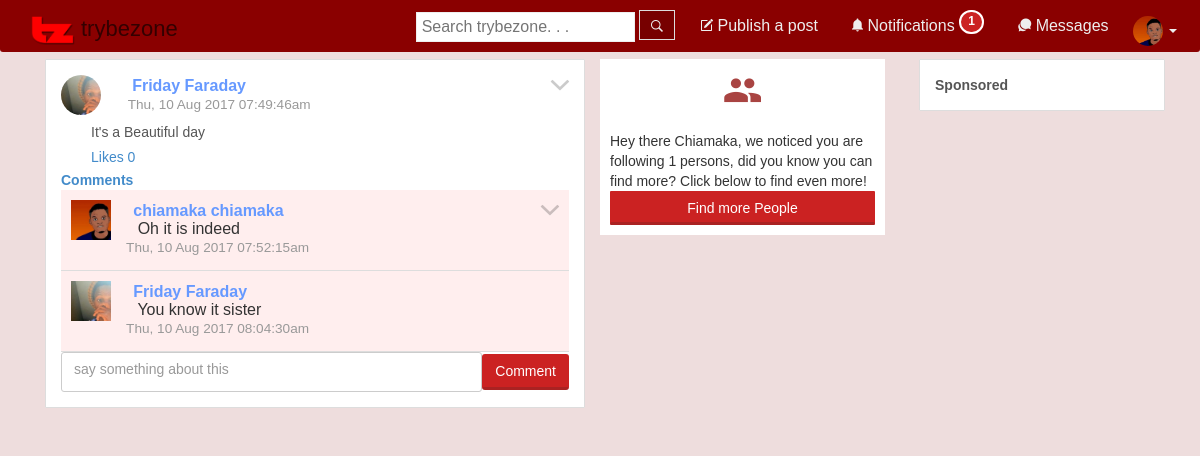
Page /view.php?id=1&type=post (signed in) on the committed database.
### tables this page shows
CREATE TABLE `profilepics` (
  `username` varchar(100) NOT NULL,
  `profilepic` varchar(255) DEFAULT 'images/ppic.png',
  `audnote` varchar(255) DEFAULT NULL,
  `upid` int(255) DEFAULT NULL
);

CREATE TABLE `posts` (
  `id` int(255) NOT NULL,
  `username` varchar(50) DEFAULT NULL,
  `content` varchar(1000) DEFAULT NULL,
  `location` varchar(100) DEFAULT NULL,
  `mood` varchar(50) DEFAULT NULL,
  `visible` tinyint(2) DEFAULT '1',
  `time` varchar(100) DEFAULT NULL,
  `disp` varchar(50) DEFAULT NULL
);

CREATE TABLE `users` (
  `userid` int(255) NOT NULL,
  `firstname` varchar(50) NOT NULL,
  `lastname` varchar(50) DEFAULT NULL,
  `phone` varchar(15) DEFAULT NULL,
  `email` varchar(100) DEFAULT NULL,
  `department` varchar(60) DEFAULT NULL,
  `level` varchar(10) DEFAULT '100?',
  `sex` varchar(13) DEFAULT NULL,
  `username` varchar(100) DEFAULT NULL,
  `month` varchar(15) DEFAULT NULL,
  `year` int(4) DEFAULT NULL,
  `day` int(2) DEFAULT NULL
);

CREATE TABLE `coms` (
  `id` int(255) NOT NULL,
  `upid` int(255) DEFAULT NULL,
  `username` varchar(100) DEFAULT NULL,
  `comment` varchar(1000) DEFAULT NULL,
  `disp` varchar(100) DEFAULT NULL,
  `replt_to` int(255) DEFAULT NULL,
  `stamp` timestamp NULL DEFAULT CURRENT_TIMESTAMP ON UPDATE CURRENT_TIMESTAMP
);

### includes/functions.inc (called while the page is built, shortened)
<?php
	function sanitize($data)
	{
		$data = htmlspecialchars(addslashes(trim($data)));
		return $data;
	}
	function file_validity($file)
	{
		if(file_exists($file) ){
			return $file;
		}
		else
		{
			$file = str_replace('../','',$file);
			$file = str_replace('uploads','',$file);
			$alp = substr($file,1,1);
			return "images/cctumb/$alp.png";
		}
	}
	function get_ppic($user,$connection)
	{
		global $connection;
		$sql = "SELECT profilepic FROM profilepics WHERE username = '$user'";
		try
		{
			$i = '';
			$query = $connection->query($sql);
			$query->setFetchMode(PDO::FETCH_ASSOC);
			foreach($query as $r)
			{
				$i = $r['profilepic'];
			}
		}
		catch(PDOException $e)
		{
		}
		return $i;
	}
	function get_new_notifications($user)
	{
		global $connection;
		$sql = "SELECT * FROM notifications WHERE `participant`='$user' AND `seen` = 0 AND latest !='' AND latest !='$user' AND `following`=1 ";
		$num = $connection->query($sql)->rowCount();
		return $num;
	}
?>

### view.php (the view, shortened to what this page needs)
<?PHP
	include('includes/functions.inc');
	include('includes/header.inc');
	include('includes/primary_nav.inc');
?>
<div class='container pad-tp'>
	<div class='col-sm-6'>
		<?php
			if($_GET['type']=='post')
			{
				$id = sanitize($_GET['id']);
				$sql = "SELECT posts.*,users.firstname,users.lastname,profilepics.profilepic  FROM posts ";
				$sql .= "INNER JOIN users ON posts.username = users.username ";
				$sql .= " INNER JOIN profilepics ON posts.username = profilepics.username";
				$sql .= " WHERE posts.id = '$id' AND visible = '1'";
				$query = $connection->query($sql);$query->setFetchMode(PDO::FETCH_ASSOC);
				echo "<div class='panel panel-default'>
						<div class='panel-body'>";
				foreach ($query as $r) {
					$sql = "SELECT * FROM likes WHERE type='status' and upid='$id'";
					$num = $connection->query($sql)->rowCount();
					$pic = file_validity($r['profilepic'].'tumb.jpg');
					echo "<i class='ion-chevron-down close pull-right'></i>
							<table style='margin-bottom:5px;'>
							  <tr>
								<td><img src='$pic' height = '40px' width='40px' style='border-radius:30px;' ></td>
								<td>
									&nbsp;&nbsp;&nbsp;&nbsp;&nbsp;&nbsp;
									<a href='profile.php?view=".urlencode($r['username'])."'>
									<b>$r[firstname] $r[lastname] </b></a><br />
									&nbsp;&nbsp;&nbsp;&nbsp;&nbsp;
									<small class='text-muted'>$r[disp]</small>
								</td>
							  </tr>
							</table>
							<div style='padding-left:30px;white-space:pre-line;line-height:25px'>$r[content]
							<span class='text-primary pointer'>Likes $num </span>
							</div>
					";
					$csql = "SELECT coms.*,users.firstname,users.lastname,profilepics.profilepic FROM coms";
					$csql .= " INNER JOIN users ON users.username = coms.username";
					$csql .= " INNER JOIN profilepics ON users.username = profilepics.username";
					$csql .= " WHERE coms.upid = '$id' ORDER BY stamp ASC";
					$q = $connection->query($csql);$q->setFetchMode(PDO::FETCH_ASSOC);
					if($q->rowCount()!=0){echo "<b class='text-primary'>Comments <br /></b>";}
					if(isset($_GET['lim']))
					{
						if($_GET['lim']=='all')
						{
							$return = '';
						}
					}
					else
					{
						$start = 0;
						$csql .= " LIMIT $start,3";
					}
					$q = $connection->query($csql);$q->setFetchMode(PDO::FETCH_ASSOC);
					foreach ($q as $r) {
						$append = '';
						if($r['username']==$_SESSION['user'])
						{
							$append = "<i class='ion-chevron-down close pull-right'></i>";
						}
						$pic = file_validity($r['profilepic'].'tumb.jpg');
						echo "<div style='background:#fee;padding:10px;line-height:15px;border-bottom:1px solid #ddd'><table style='margin-bottom:5px;'>
							  <tr>
							  	$append
								<td valign='top'><img src='$pic' height = '40px' width='40px' ></td>
								<td>
									&nbsp;&nbsp;&nbsp;&nbsp;
									<a href='profile.php?view=".urlencode($r['username'])."'>
									<b>$r[firstname] $r[lastname] </b></a><br />
									&nbsp;&nbsp;&nbsp;&nbsp;&nbsp;
									$r[comment]
								</td>
							  </tr>
							  <tr>
							  	<td></td><td><small class='text-muted'>&nbsp;&nbsp;&nbsp;&nbsp;$r[disp]</small></td>
							  </tr>
							</table></div>";
					}
				}
				echo "<table width='100%'><tr><td width='90%'><textarea class='form-control no-resize' onload='$(this).autoGrow()' id='main_comment' style='border-radius:3px;height:40px' placeholder='say something about this'></textarea>
			</td><td> <button class='btn btn-danger ' onclick=\"comment(document.getElementById('main_comment'),$id,'post',user,token);do_append()\" style='border-radius:3px;outline:none'>Comment</button></td></tr></table>";
			echo "</div>";
			}
			?>
		</div>
	</div>
	<div class='col-sm-3' style='background:#fff;padding:10px'>
		<?php include 'includes/call_to_action.php'; ?>
	</div>
	<div class='col-sm-2' style='position:fixed;float:right;right:20px;margin-left:20px;width:23%'>
		<div class='panel panel-default' id='static_right' >
			<div class='panel-body'><b>Sponsored</b></div>
		</div>
	</div>
</div>
<?php
	include('includes/footer.inc');
?>

### includes/primary_nav.inc (shortened to what this page needs)
<div class='navbar navbar-red navbar-fixed-top' id='nav' style='margin-bottom:0px;border-radius:0 0 3px 3px;'>
	<div class='container'>
		<div class='navbar-header hidden-sm'>
			<a id='brand' href='index.php' class='navbar-brand' style='color:#300;font-size:22px;'><img src='images/logo_small.png' height='30px'> <?php echo SITE_NAME ?></a>
		</div>
		<div class='collapse navbar-collapse' id='the_nav'>
			<ul class='nav nav-tabs navbar-nav navbar-right no-border'>
				<li>
					<span style='display: block;margin-top:10px;' class='hidden-sm' >
					<form method="get" action="search.php">
						<input placeholder='Search <?php echo SITE_NAME?>. . .'  name='term'
						style='color:#422;padding:5px;border:1px solid #eee;height:30px;margin-right:0px'>
						<button class='pointer'
						style="margin-right:10px;height:30px;color:#eee;display:inline-block;
						border:1px solid #ddd;padding-bottom:4px;padding-top:5px;padding-left:11px;padding-right:11px;background:#700" onmouseover='this.style.background="#200"' onmouseleave='this.style.background="#700"'>
							<i class='ion-ios-search-strong'></i>
						</button>
					</form>
					</span>
				</li>
				<li>
					<a class='pointer' data-toggle='modal' data-target='#post'><span class='icon ion-compose'></span> Publish a post</a>
				</li>
				<li class='dropdown'>
					<a class='pointer dropdown-toggle' href='javascript:' data-toggle='dropdown'><i class='ion-android-notifications'></i> Notifications
						<sup id='header_new_notifications' class='label label-danger'style='border:2px
						solid #fff;border-radius:15px;'><?php echo get_new_notifications($_SESSION['user']); ?></sup>
					</a>
				</li>
				<li class='dropdown'>
					<a href='#' class='dropdown-toggle' data-toggle='dropdown'>
						<span class='icon ion-chatbubbles'></span> Messages
					</a>
				</li>
				<li class='dropdown' >
					<a href='#' class='dropdown-toggle' data-toggle='dropdown' style='padding:5px;padding-top:15px'>
						<?php echo "<img src='".file_validity(get_ppic($_SESSION['user'],$connection))."tumb.jpg' height='30px' width= '30px'style='border-radius:20px'>"; ?> <span class="caret"></span>
					</a>
				</li>
			</ul>
		</div>
	</div>
</div>

### css/styles.css (style rules this page uses)
.pointer { cursor:pointer; }
.pad-tp { padding-top:9px; }
.no-border { border:0px; }
.no-resize { resize:none; }
html,body { height: 100%; font-family: "Droid Sans Mono", arial; }
a { color:#6699FF; }
.btn,.form-control,.alert,.progress,.panel,.list-group,.well,.list-group-item:first-child { border-radius:1px;box-shadow:0 0 0; }
.btn { border-color:transparent; }
.btn-danger,.label-danger,.progress-bar-danger { background-color:#cb2222; border-bottom:3px solid #aa2222; }
.nav-tabs>li>a { border-radius:0; }
h3,h4,h5,.panel { color:#555555; }
*, *:after, *:before { -webkit-box-sizing: border-box; -moz-box-sizing: border-box; box-sizing: border-box; padding: 0; margin: 0; }
.navbar-red { background:#8a0000; font-family:"Droid Sans Mono",arial; font-size:16px; }
.navbar-red .navbar-brand { color: #777; }
.navbar-red .navbar-nav > li > a { color: #eee; }
.navbar-red .navbar-collapse, .navbar-red .navbar-form { border-color: #e7e7e7; border:0px; }

### includes/header.inc (style rules this page uses)
* { font-family: "lucida grande",tahoma,verdana,arial,sans-serif; }

### rows in the picture
profilepics: profilepic (picture)
posts: profilepics.profilepic (picture), users.firstname "Friday", users.lastname "Faraday", disp "Thu, 10 Aug 2017 07:49:46am", content "It's a Beautiful day", num "0"
coms: profilepics.profilepic (picture), users.firstname "chiamaka", users.lastname "chiamaka", comment "Oh it is indeed", disp "Thu, 10 Aug 2017 07:52:15am"
coms: profilepics.profilepic (picture), users.firstname "Friday", users.lastname "Faraday", comment "You know it sister", disp "Thu, 10 Aug 2017 08:04:30am"

### other values in the picture
SITE_NAME "trybezone"
get_new_notifications($_SESSION['user']) "1"
$name "Chiamaka"
$following "1"
